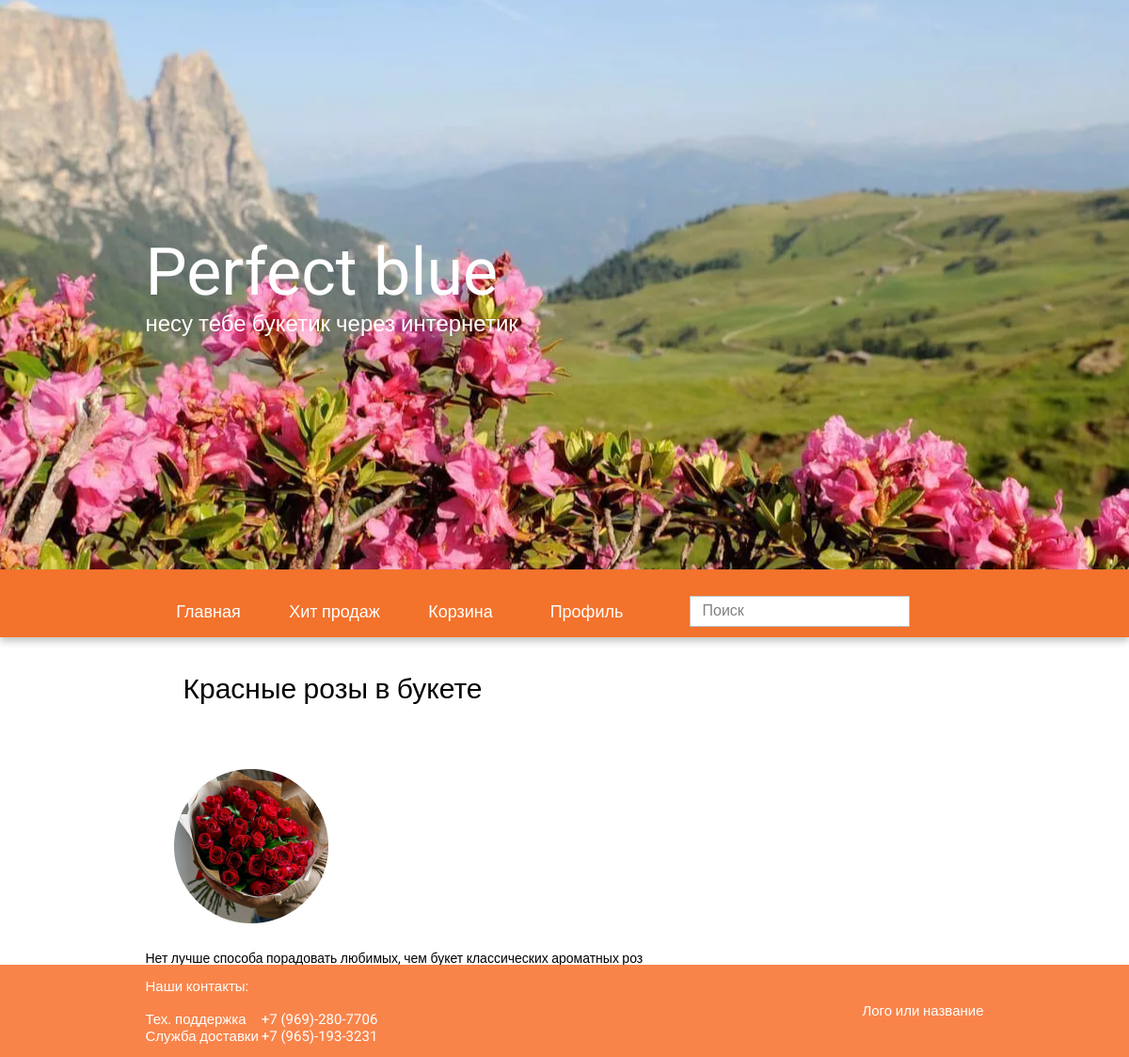
Page /post/red-roses-bouquet/ on the committed database.
### flowers/models.py (models this page shows, shortened)
class Flowers(models.Model):
    title = models.CharField(max_length=50, verbose_name='Название')
    description = models.TextField(blank=True, verbose_name='Описание')
    price = models.CharField(max_length=10, verbose_name='Цена')
    number_of_purchases = models.IntegerField(default=0, verbose_name='Количество покупок')
    image = models.ImageField(upload_to='photos/%Y/%m/%d/', verbose_name='Фото')
    slug = models.SlugField(max_length=255, unique=True, db_index=True, verbose_name='URL')
    cat = models.ForeignKey('Categories', on_delete=models.CASCADE)
    def __str__(self):
        return self.title
    class Meta:
        verbose_name = 'Цветы'
        verbose_name_plural = 'Цветы'
        ordering = ['title', 'price', 'number_of_purchases']

### flowers/views.py (the view)
# urls.py: path('post/<slug:post_slug>/', PostFlowers.as_view(), name='post'),
class PostFlowers(DetailView):
    model = Flowers
    template_name = 'flowers/post.html'
    context_object_name = 'post'
    slug_url_kwarg = 'post_slug'
    def get_context_data(self, **kwargs):
        context = super().get_context_data(**kwargs)
        context['menu'] = menu
        return context

### flowers/templates/flowers/post.html (shortened to what this page needs)
{% extends 'flowers/base.html' %}
{% block content %}
<div class="_container">
    <div>
        <h1 class="post-title">{{ post }}</h1>
        <img class="post-image" src="{{ post.image.url }}" alt="image">
        <div>
            {{ post.description }}
        </div>
    </div>
</div>
{% endblock %}

### flowers/static/flowers/css/style.css (style rules this page uses)
* { padding: 0; margin: 0; border: 0; }
*, *:before, *:after { -webkit-box-sizing: border-box; box-sizing: border-box; }
html, body { height: 100%; width: 100%; font-size: 100%; line-height: 1; font-size: 14px; -ms-text-size-adjust: 100%; -moz-text-size-adjust: 100%; -webkit-text-size-adjust: 100%; }
img { vertical-align: top; }
h1, h2, h3, h4, h5, h6 { font-size: inherit; font-weight: 400; }
body { font-family: 'Roboto', sans-serif; }
._container { max-width: 891px; margin: 0 auto; }
h1.post-title { font-size: 30px; padding: 40px; }
img.post-image { padding: 30px; }

### rows in the picture
Flowers: title "Красные розы в букете", image (picture), description "Нет лучше способа порадовать любимых, чем букет классических ароматных роз"

### other values in the picture
{{ m.title }} "Главная" "Хит продаж" "Корзина" "Профиль"
